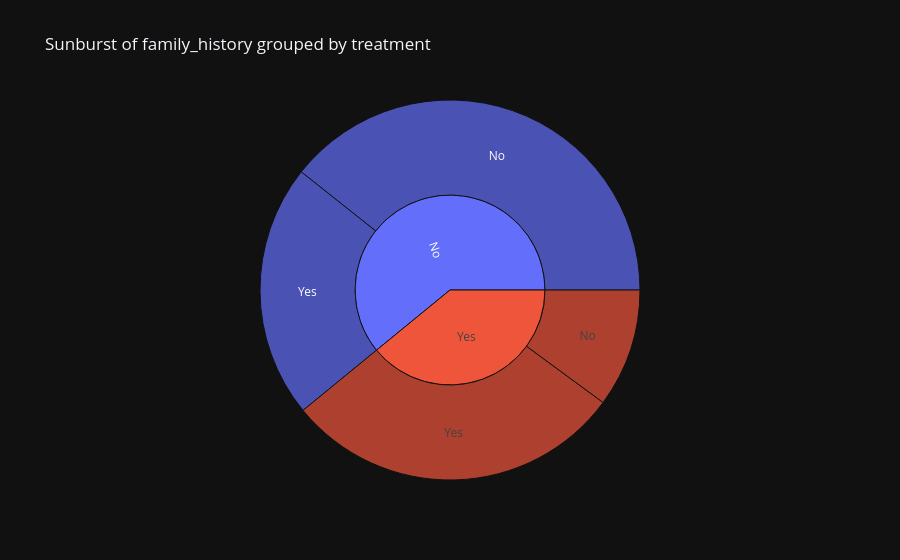

The cell this chart's notebook holds for it:
### Code cell
import pandas as pd
import plotly.express as px


def create_crosstab_sunburst(df, var1, var2):
    """
    Creates a cross-tabulation and plots a sunburst chart using the two variables.
    
    Parameters:
        df (pd.DataFrame): The input DataFrame containing the two categorical variables.
        var1 (str): The name of the first variable (outer level).
        var2 (str): The name of the second variable (inner level).
        
    Returns:
        None: Displays the sunburst chart.
    """
    # Step 1: Create a crosstab between the two variables
    crosstab = pd.crosstab(df[var1], df[var2])

    # Step 2: Reset index and convert to long format (same as previous step)
    crosstab_reset = crosstab.reset_index()
    crosstab_melted = pd.melt(crosstab_reset, id_vars = [var1], var_name = var2, value_name = 'Count')

    # Step 3: Create the sunburst plot using Plotly Express
    fig = px.sunburst(
        crosstab_melted,
        path = [var1, var2],  # Define the hierarchy for the sunburst chart
        values = 'Count',  # The size of each segment will be determined by the 'Count'
        title = f'Sunburst of {var1} grouped by {var2}',
        )

    # Step 4: Show the plot
    fig.show()


# Example usage:
create_crosstab_sunburst(df, 'family_history', tgt_var)

### Figure 1 — Plotly figure (JSON) as saved in the notebook; plotly's stock layout.template omitted (floating-point values rounded to 4 significant figures)
{"data": [{"branchvalues": "total", "domain": {"x": [0.0, 1.0], "y": [0.0, 1.0]}, "hovertemplate": "labels=%{label}<br>Count=%{value}<br>parent=%{parent}<br>id=%{id}<extra></extra>", "ids": ["No/No", "Yes/No", "No/Yes", "Yes/Yes", "No", "Yes"], "labels": ["No", "No", "Yes", "Yes", "No", "Yes"], "name": "", "parents": ["No", "Yes", "No", "Yes", "", ""], "values": [495, 127, 272, 365, 767, 492], "type": "sunburst"}], "layout": {"legend": {"tracegroupgap": 0}, "title": {"text": "Sunburst of family_history grouped by treatment"}}}
